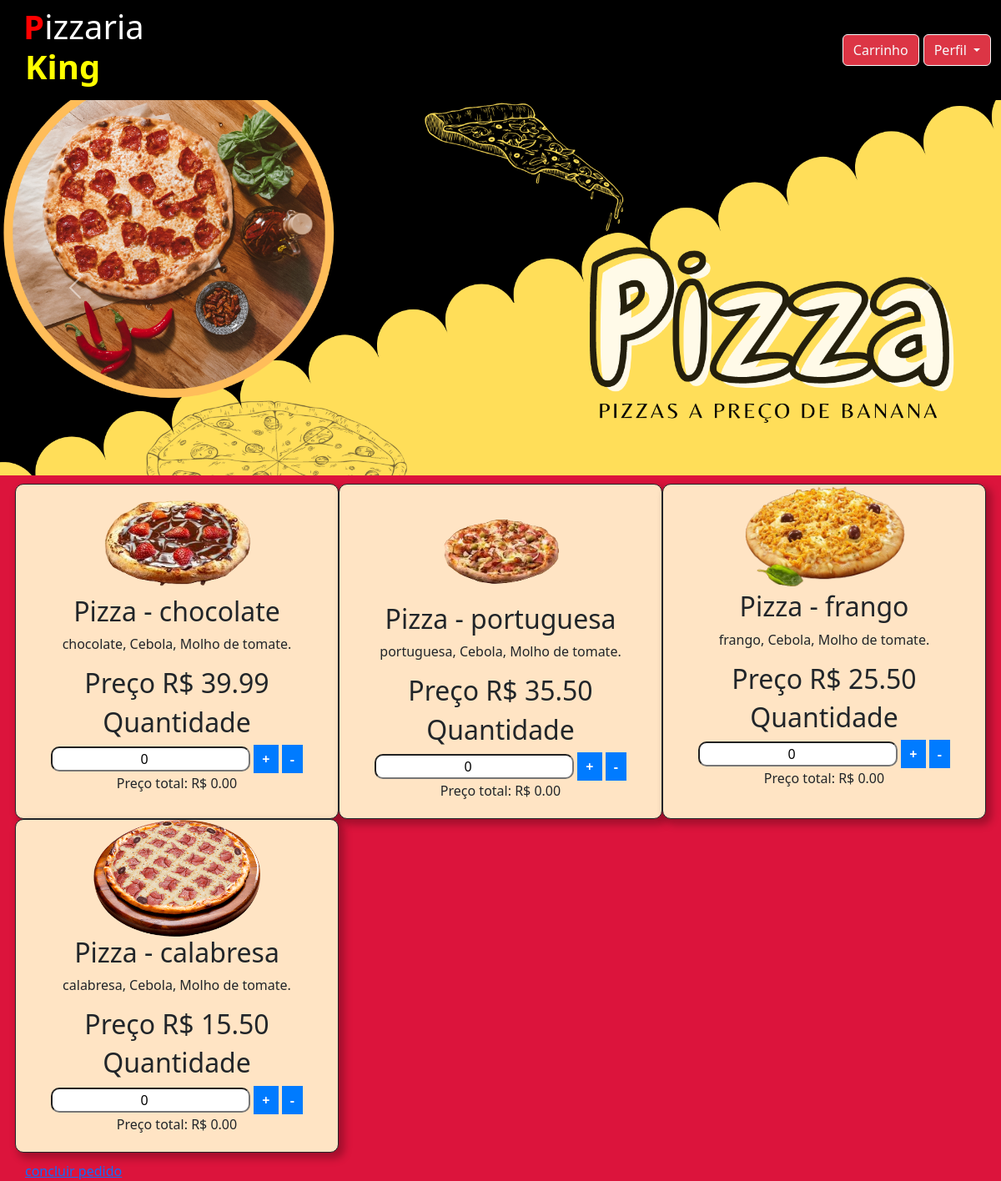
The app's page /pedidos.php (signed in) with its own data.
### tables this page shows
CREATE TABLE IF NOT EXISTS `cardapio` (
  `ID` int NOT NULL AUTO_INCREMENT,
  `Nome` varchar(502) DEFAULT NULL,
  `Preco` varchar(1002) DEFAULT NULL,
  `Tempo_P` varchar(125) DEFAULT NULL,
  PRIMARY KEY (`ID`)
);

### pedidos.php (the view, shortened to what this page needs)
<?php
include_once('conexao.php');
$sql = "SELECT * FROM cardapio ORDER BY ID DESC";
$result = $conexao->query($sql);
?>
<!DOCTYPE html>
<html lang="pt-br">
<head>
  <link rel="stylesheet" href="style.css">
</head>
<body class="body1">
            <?php
            mysqli_data_seek($result, 0);
                ?>
  <header>
    <nav class="navbar navbar-expand nav">
      <div class="container-fluid">
        <a class="navbar-brand" href="#">
          <a class="a-logo" href="inicio.html">
            <h1 class="logo"><strong id="pred">P</strong>izzaria <strong id="grosso">King</strong></h1>
          </a>
        </a>
        <div class="collapse navbar-collapse" id="navbarNavAltMarkup">
          <div class="navbar-nav ">
            <li class="nav-item"><a class="btn btn-outline-light ml-4 btn-danger a-inicio"
                href="carrinho.php">Carrinho</a></li>
            <a class="nav-link1 dropdown-toggle a-dropdown btn btn-outline-light ml-4 btn-danger" href="#" role="button"
              data-bs-toggle="dropdown" aria-expanded="false">
              Perfil
            </a>
          </div>
        </div>
      </div>
    </nav>
  </header>
  <div class="div-inicio">
    <div id="carouselExampleAutoplaying" class="carousel slide" data-bs-ride="carousel">
      <div class="carousel-inner">
        <div class="carousel-item active">
          <img src="imagens/1.png" class="d-block w-100" alt="...">
        </div>
      </div>
      <button class="carousel-control-prev" type="button" data-bs-target="#carouselExampleAutoplaying"
        data-bs-slide="prev">
        <span class="carousel-control-prev-icon" aria-hidden="true"></span>
      </button>
      <button class="carousel-control-next" type="button" data-bs-target="#carouselExampleAutoplaying"
        data-bs-slide="next">
        <span class="carousel-control-next-icon" aria-hidden="true"></span>
      </button>
    </div>
  </div>
  <main class="main-principal">
  <form action="processar_pedidos.php" method="post">
        <div class="row">
            <?php
            mysqli_data_seek($result, 0);
            while ($user_data = mysqli_fetch_assoc($result)) {
                $pizza_nome = $user_data['Nome'];
                $pizza_preco = $user_data['Preco'];
                ?>
                <div class="col-md-4 div">
                    <div class="div-pedido">
                        <img src="imagens/pizza_<?php echo strtolower($pizza_nome); ?>.png" class="img-fluid2"
                            alt="pizza-<?php echo strtolower($pizza_nome); ?>">
                        <h2 class="h2-pedidos">Pizza -
                            <?php echo $pizza_nome; ?>
                        </h2>
                        <p class="p-pedidos">
                            <?php echo $pizza_nome; ?>, Cebola, Molho de tomate.
                        </p>
                        <div class="pedido">
                            <h2>Preço R$
                                <?php echo $pizza_preco; ?>
                            </h2>
                            <h2>Quantidade</h2>
                            <input type="number" readonly="" class="item-quantidade" name="quantidade_<?php echo strtolower($pizza_nome); ?>"
                                id="quantidade_<?php echo strtolower($pizza_nome); ?>" value="0" min="0"
                                data-preco="<?php echo $pizza_preco; ?>">
                            <button type="button" class="increment incrementar"
                                onclick="incrementarQuantidade('<?php echo strtolower($pizza_nome); ?>')">+</button>
                            <button type="button" class="decrement decrementar"
                                onclick="decrementarQuantidade('<?php echo strtolower($pizza_nome); ?>')">-</button>
                            <p>Preço total: R$ <span id="preco_total_<?php echo strtolower($pizza_nome); ?>">0.00</span></p>
                        </div>
                    </div>
                </div>
                <?php
            }
            ?>
        </div>
        <a href="conclui.php">concluir pedido</a>
    </form>
  </main>
</body>
<link href="https://cdn.jsdelivr.net/npm/bootstrap@5.3.2/dist/css/bootstrap.min.css" rel="stylesheet"
 />
</html>

### style.css (style rules this page uses)
body.body1 { background-color: crimson; font-family: 'Segoe UI', Tahoma, Geneva, Verdana, sans-serif; background-attachment: fixed; background-repeat: no-repeat; }
.btn { display: inline-block; font-weight: 400; text-align: center; white-space: nowrap; vertical-align: middle; -webkit-user-select: none; -moz-user-select: none; -ms-user-select: none; user-select: none; border: 1px solid transparent; padding: 0.375rem 0.75rem; font-size: 1rem; line-height: 1.5; border-radius: 0.25rem; }
.nav { background-color: black; padding: 10px; }
.div { border:solid 1px ; width: 50px; box-shadow: 5px 5px 10px 2px #00000042; border-radius: 10px; padding-bottom: 5px ; }
.div-inicio { margin: auto; margin-bottom: 10px; }
.div-pedido { text-align: center; }
.img-fluid2 { width: 200px; }
.logo { color: white; }
.a-logo { margin-right: 750px; text-decoration: none; }
.a-inicio { margin-right: 5px; }
.a-dropdown { background-color: white; color: white; }
.navbar-brand { padding-top: var(--bs-navbar-brand-padding-y); padding-bottom: var(--bs-navbar-brand-padding-y); margin-right: var(--bs-navbar-brand-margin-end); font-size: var(--bs-navbar-brand-font-size); color: var(--bs-navbar-brand-color); text-decoration: none; white-space: nowrap; }
#grosso { color: yellow; border-radius: 10px; padding: 2px; }
.pedido { justify-content: space-between; align-items: center; }
#pred { color: red; }
.decrementar, .incrementar { background-color: #007BFF; color: #fff; padding: 5px 10px; border: none; cursor: pointer; font-weight: bold; }
.nav-link1 { display: block; padding: var(--bs-nav-link-padding-y) var(--bs-nav-link-padding-x); font-size: var(--bs-nav-link-font-size); font-weight: var(--bs-nav-link-font-weight); color: rgb(211 19 19 / 65%); text-decoration: none; background: 0 0; border: 0; transition: color .15s ease-in-out,background-color .15s ease-in-out,border-color .15s ease-in-out; }
.row { margin: 10px; --bs-gutter-x: -0.5rem; --bs-gutter-y: 0; display: flex; flex-wrap: wrap; margin-top: calc(-1 * var(--bs-gutter-y)); margin-right: calc(-.5 * var(--bs-gutter-x)); margin-left: 45px; }
.main-principal { width: 95%; margin: auto; }
.col-md-4 { flex: 0 0 auto; width: 32.333333%; background-color: bisque; }
.item-quantidade { text-align: center; color: black; border-radius: 10px; }

### records on screen
cardapio: Nome (picture), Nome "chocolate", Preco "39.99"
cardapio: Nome (picture), Nome "portuguesa", Preco "35.50"
cardapio: Nome (picture), Nome "frango", Preco "25.50"
cardapio: Nome (picture), Nome "calabresa", Preco "15.50"
